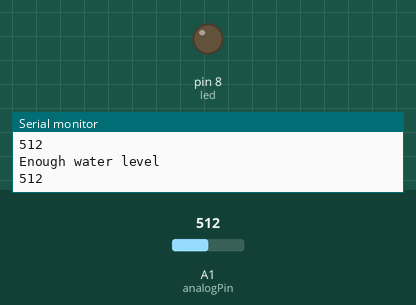
A sketch run on a simulated Arduino Uno, built with avr-gcc and run on an emulated ATmega328P. On the bench: output pins drawn as LEDs (lit = HIGH), the last lines printed to the serial monitor. The inputs (shaded band) are chosen by the test bench; at power-on: A1 (analogPin) = 512.

Above: at 1.8 s.
1.9 s: A1 (analogPin) set to 279
3.4 s: A1 (analogPin) set to 262
At 5.2 s:
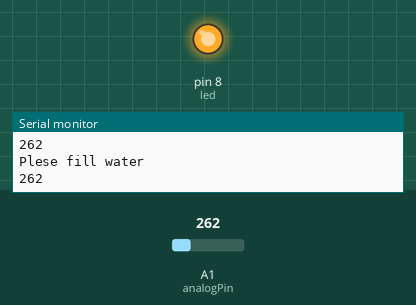
5.5 s: A1 (analogPin) set to 281
At 6.8 s:
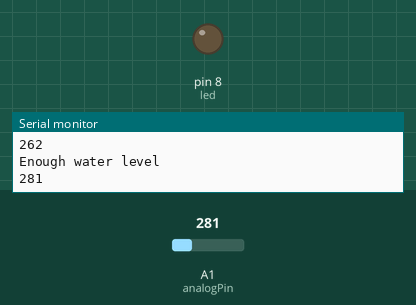
7.5 s: A1 (analogPin) set to 261
At 8.3 s:
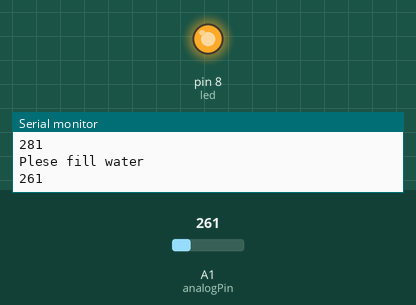
Timing chart, 0 to 10.5 s (numbered marks = the images above; inputs shaded):
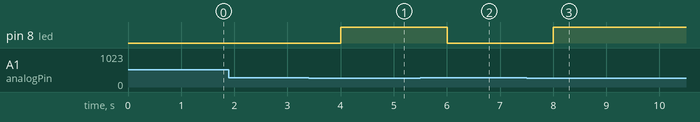

Measured:
- the behaviour switches between 272 and 271 on A1 (analogPin) (found by bisection; images 0 and 1)
- after the input at 3.4 s, pin 8 (led): LOW → HIGH after 0.60 s
- after the input at 5.5 s, pin 8 (led): HIGH → LOW after 0.50 s
- after the input at 7.5 s, pin 8 (led): LOW → HIGH after 0.50 s

The sketch:

WATER.ino
```cpp
int analogPin = 1;
int led = 8;
int val = 0;
int data = 0;
void setup() {
  pinMode(led, OUTPUT);
  Serial.begin(9600);
}
void loop() {
  val = analogRead(analogPin);
  if (val > 271) {
    digitalWrite(led, LOW);
    Serial.println("Enough water level");
  } else {
    digitalWrite(led, HIGH);
    Serial.println("Plese fill water");
  }
  data = val;
  Serial.println(data);
  delay(1000);
}
```
